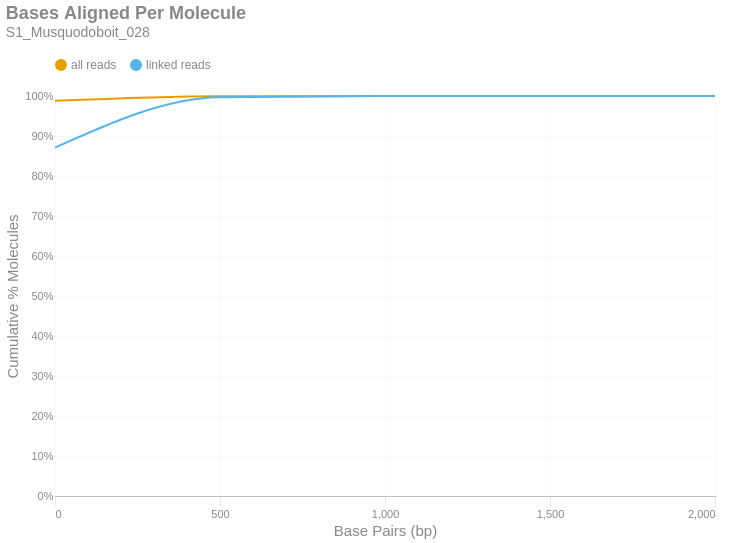

Notebook code cell kept with this figure:
### Markdown cell above
### Bases Aligned Per Molecule
This is a cumulative frequency distribution showing the number of base pairs aligned per unique molecule. These data are shown in 500 bp bins. There are two distributions: one with `all reads` (yellow) and another with only `linked reads` (blue). The percent of molecules in the `linked reads` distribution is relative to the total number of linked molecules.

### Code cell
if SKIPLR:
    print_html(f"Skipped")
else:
    binned_df = consolidated_hist(valids['aligned_bp'], mask, 500, True)
    with SafeRender(binned_df):
        (
            density_plot(binned_df, 'Bases Aligned Per Molecule', samplename, 'basesper')
            .encode(
                x=alt.X('bin:Q', title="Base Pairs (bp)").axis(tickMinStep=500).scale(padding=0),
                y=alt.Y('value:Q', title='Cumulative % Molecules')
                    .axis(format='%')
                    .scale(domain = [0,1])
                    .stack(False),
                color=alt.Color("key:N").scale(domain = ["all reads", "linked reads"]),
                tooltip = [
                    alt.Tooltip("key:N", title = "Data Type"),
                    alt.Tooltip("range_label:N", title="Bases Aligned Per Molecule"),
                    alt.Tooltip("value:Q", format = ".2%", title="% Molecules (Cum.)")
                ]
            )
        ).display()

### Figure 1 — Vega-Lite specification as saved in the notebook (floating-point values rounded to 4 significant figures)
{"width": "container", "height": 400, "config": {"title": {"anchor": "start", "dy": -15, "fontSize": 18, "color": "#888888", "subtitleColor": "#888888", "subtitleFontSize": 14}, "arc": {"fill": "#0072B2"}, "axis": {"domainColor": "#888888", "domainWidth": 0.5, "gridWidth": 0.2, "grid": false, "titleFontWeight": 400, "titleFontSize": 15, "labelFontSize": 11, "labelColor": "#888888", "tickColor": "#888888", "tickWidth": 0.2, "titleColor": "#888888"}, "axisBand": {"grid": false}, "axisX": {"grid": true, "tickSize": 10, "domainCap": "round"}, "axisY": {"domain": false, "grid": true, "tickSize": 0, "domainCap": "round"}, "background": "transparent", "header": {"labelFontSize": 15, "labelColor": "#888888", "titleFontSize": 15, "titleFontWeight": 600, "titleColor": "#888888"}, "legend": {"labelFont": "sans-serif", "labelFontSize": 12, "labelColor": "#888888", "symbolSize": 100, "symbolType": "circle", "titleFontSize": 12, "titlePadding": 10, "titleColor": "#888888", "title": null, "orient": "top"}, "range": {"category": ["#E69F00", "#56B4E9", "#009E73", "#F0E442", "#0072B2", "#D55E00", "#CC79A7", "#000000"], "diverging": ["#cfe8f3", "#a2d4ec", "#73bfe2", "#46abdb", "#1696d2", "#12719e"]}, "area": {"fill": "#0072B2", "fillOpacity": 0.7, "line": true, "strokeOpacity": 0.7}, "line": {"color": "#0072B2", "stroke": "#0072B2", "strokeWidth": 2}, "trail": {"color": "#0072B2", "stroke": "#0072B2", "strokeWidth": 0, "size": 1}, "point": {"filled": true, "fillOpacity": 1.0, "size": 95}, "text": {"color": "#888888", "fontSize": 11, "align": "right", "fontWeight": 400, "size": 11}, "bar": {"fill": "#0072B2", "stroke": null}, "view": {"stroke": null, "continuousWidth": 660, "continuousHeight": 400}}, "data": {"name": "data-11a8f3cfeb3c05a0af90c3ad7bae1bfd"}, "mark": {"type": "line", "interpolate": "monotone", "point": {"opacity": 0, "size": 275}}, "encoding": {"color": {"field": "key", "scale": {"domain": ["all reads", "linked reads"]}, "type": "nominal"}, "tooltip": [{"field": "key", "title": "Data Type", "type": "nominal"}, {"field": "range_label", "title": "Bases Aligned Per Molecule", "type": "nominal"}, {"field": "value", "format": ".2%", "title": "% Molecules (Cum.)", "type": "quantitative"}], "x": {"axis": {"tickMinStep": 500}, "field": "bin", "scale": {"padding": 0}, "title": "Base Pairs (bp)", "type": "quantitative"}, "y": {"axis": {"format": "%"}, "field": "value", "scale": {"domain": [0, 1]}, "stack": false, "title": "Cumulative % Molecules", "type": "quantitative"}}, "params": [{"name": "param_c36ac31b6afebe62", "select": {"type": "point", "fields": ["key"]}, "bind": "legend"}], "title": {"text": "Bases Aligned Per Molecule", "subtitle": "S1_Musquodoboit_028"}, "transform": [{"fold": ["all reads (cumsum)", "linked reads (cumsum)"]}, {"calculate": "replace(datum.key, ' (cumsum)', '')", "as": "key"}, {"filter": {"param": "param_c36ac31b6afebe62"}}], "usermeta": {"embedOptions": {"downloadFileName": "S1_Musquodoboit_028.basesper"}}, "$schema": "https://vega.github.io/schema/vega-lite/v6.1.0.json", "datasets": {"data-11a8f3cfeb3c05a0af90c3ad7bae1bfd": [{"bin": "0.0", "interval": "0.0-500.0", "all reads": 0.9881, "linked reads": 0.8711, "all reads (cumsum)": 0.9881, "linked reads (cumsum)": 0.8711, "range_label": "0-499"}, {"bin": "500.0", "interval": "500.0-1000.0", "all reads": 0.01158, "linked reads": 0.1257, "all reads (cumsum)": 0.9996, "linked reads (cumsum)": 0.9968, "range_label": "500-999"}, {"bin": "1000.0", "interval": "1000.0-1500.0", "all reads": 0.0003414, "linked reads": 0.003072, "all reads (cumsum)": 1.0, "linked reads (cumsum)": 0.9999, "range_label": "1000-1499"}, {"bin": "1500.0", "interval": "1500.0-2000.0", "all reads": 9.955e-06, "linked reads": 8.739e-05, "all reads (cumsum)": 1.0, "linked reads (cumsum)": 1.0, "range_label": "1500-1999"}, {"bin": "2000.0", "interval": "2000.0-2500.0", "all reads": 3.687e-07, "linked reads": 4.37e-06, "all reads (cumsum)": 1.0, "linked reads (cumsum)": 1.0, "range_label": "2000-2499"}]}}
